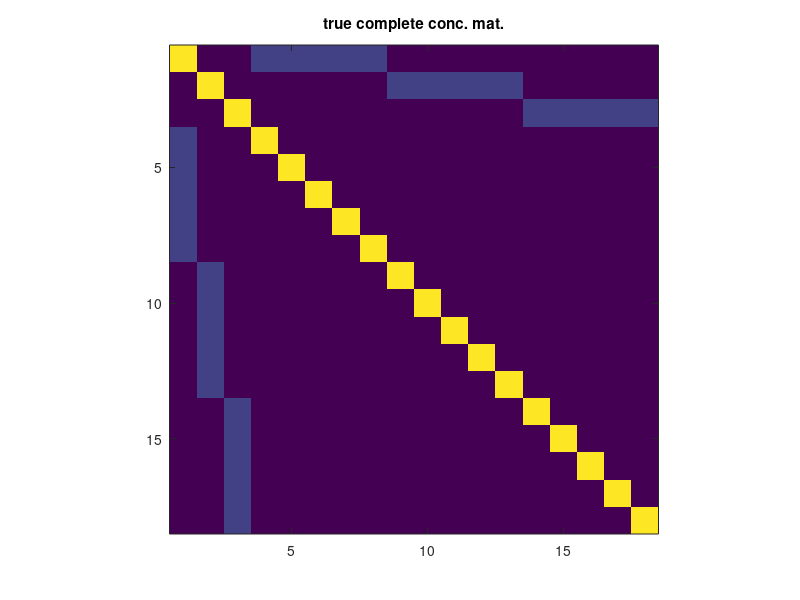
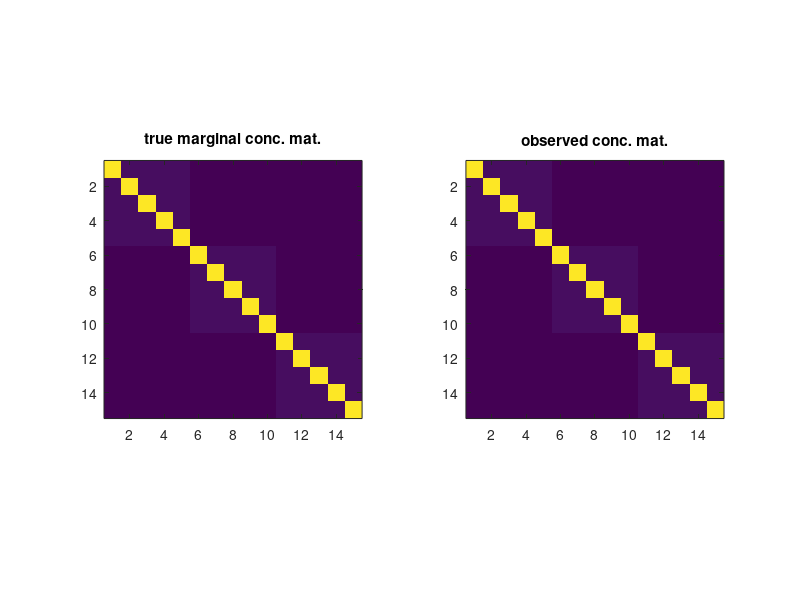

The MATLAB source for these figures, in order: (Note: this script raises an error after producing the figures.)
%
% EXPERIMEpt ON non oriepted graph structure learning with latept variables
% 
% We build the complete model and sample from it
% We assume latept variables ndependept

%% add paths
clc; clear all; close all;
addpath('../main');
addpath('../active-set');
addpath('../atom-selection');
addpath('../utils');
addpath('../other');
addpath('../prox');
addpath('../TPower_1.0');
addpath('../TPower_1.0/algorithms/TPower/');
addpath('../TPower_1.0/misc/');

%% settings
clear all; clc; close all;
n=5000; % number of samples

pl=3; % number of latept variables
po=15;% number of observed variables
pt=po+pl;

slo=.2; % level of sparsity on latent-observed block of conceptration mat
soo=.2; % level of sparsity on latent-observed block of conceptration mat
Too=0*tril(rand(po,po)<soo,-1);
Doo=.2*(Too+Too')+eye(po);
Dol=zeros(po,pl);
Dol(1:5,1)=ones(5,1);
Dol(6:10,2)=ones(5,1);
Dol(11:15,3)=ones(5,1);
Dol=.2*Dol;

%% construction of the conceptration matrix
Dfull=zeros(pt);
Dfull(1:pl,1:pl)=eye(pl);
Dfull((pl+1):pt,(pl+1):pt)=Doo;
Dfull(1:pl,(pl+1):pt)=Dol';
Dfull((pl+1):pt,1:pl)=Dol;

Dfull=.5*(Dfull+Dfull');
Dmargo=Doo-Dol*Dol';



figure(1);clf;
imagesc(abs(Dfull));
pbaspect([1 1 1]);
title('true complete conc. mat.');


if eigs(Dfull,1,'sa')<0
    error('The conceptration matrix of the complete model is not PSD \n')
end

%% sampling data
mu=zeros(1,pt); % vector of means
Xfull=mvnrnd(mu, inv(Dfull), n)';
X=Xfull((pl+1):pt,:);
S=cov(X');
S=inv(Dmargo);

%% plotting

figure(2);clf;
subplot(1,2,1);
imagesc(abs(Dmargo));
pbaspect([1 1 1]);
title('true marginal conc. mat.');
subplot(1,2,2);
imagesc(abs(inv(S)));
pbaspect([1 1 1]);
title('observed conc. mat.');

%% our norm psd with decomposition S-M
%% sparse_omega_lgm;
p=po;
inputData.X1=S^.5;
param.mu=1e-1;
param.lambda=1e-2;
param.rho=1;
param.cardfun=inf*ones(1,p);
param.cardfun(5)=1;
% param.cardfun=(1:(p)).^.2;
[Aso,Mso,Sso,Eso,Mso_as,out] = sparse_omega_lgm( inputData, param);

obj1=out.obj;
loss1=.5*norm(S^.5*(Sso-Mso)*S^.5-eye(po),'fro')^2;
pens1=param.mu*sum(abs(Sso(:))>0);
peno1=param.lambda*out.Mnorm;

obj0=.5*norm(S^.5*Dmargo*S^.5-eye(po),'fro')^2+param.mu*sum(abs(Doo(:))>0)+param.lambda*pl*5*0.2;
loss0=.5*norm(S^.5*Dmargo*S^.5-eye(po),'fro')^2;
pens0=param.mu*sum(abs(Doo(:))>0);
peno0=param.lambda*pl*5*0.2;

fprintf('ground truth sol : obj=%f  loss=%f  pens=%f   peno=%f\n',obj0,loss0,pens0,peno0);
fprintf('our  sol         : obj=%f  loss=%f  pens=%f   peno=%f\n',obj1,loss1,pens1,peno1);

if norm(Mso,'fro')>1e-16
    Uso=bsxfun(@times,sqrt(Mso_as.alpha)',Mso_as.atoms);
    nl=length(Mso_as.alpha);
    Dso=zeros(p+nl);
    Dso(1:nl,1:nl)=eye(nl);
    Dso((nl+1):(nl+p),(nl+1):(nl+p))=Sso;
    Dso(1:nl,(nl+1):(nl+p))=Uso';
    Dso((nl+1):(nl+p),1:nl)=Uso;
else
    Dso=Sso;
end

figure(3);clf;
subplot(2,2,1)
imagesc(abs(Dfull));
pbaspect([1 1 1]);
title('true complete conc. mat.');
subplot(2,2,2)
imagesc(abs(Dso));
pbaspect([1 1 1]);
title('estimated complete conc. mat.');
subplot(2,2,3)
imagesc(abs(Dfull)>1e-15);
pbaspect([1 1 1]);
title('true support');
subplot(2,2,4)
imagesc(abs(Dso)>1e-15);
pbaspect([1 1 1]);
title('estimated support');

figure(4);clf;
subplot(2,2,1);
imagesc(abs(Dmargo));
pbaspect([1 1 1]);
title('true marginal conc. mat.');
subplot(2,2,2);
imagesc(abs(Sso-Mso));
pbaspect([1 1 1]);
title('observed conc. mat.');
subplot(2,2,3)
imagesc(abs(Dmargo)>1e-15);
pbaspect([1 1 1]);
title('true support');
subplot(2,2,4)
imagesc(abs(Sso-Mso)>1e-15);
pbaspect([1 1 1]);
title('estimated support');
